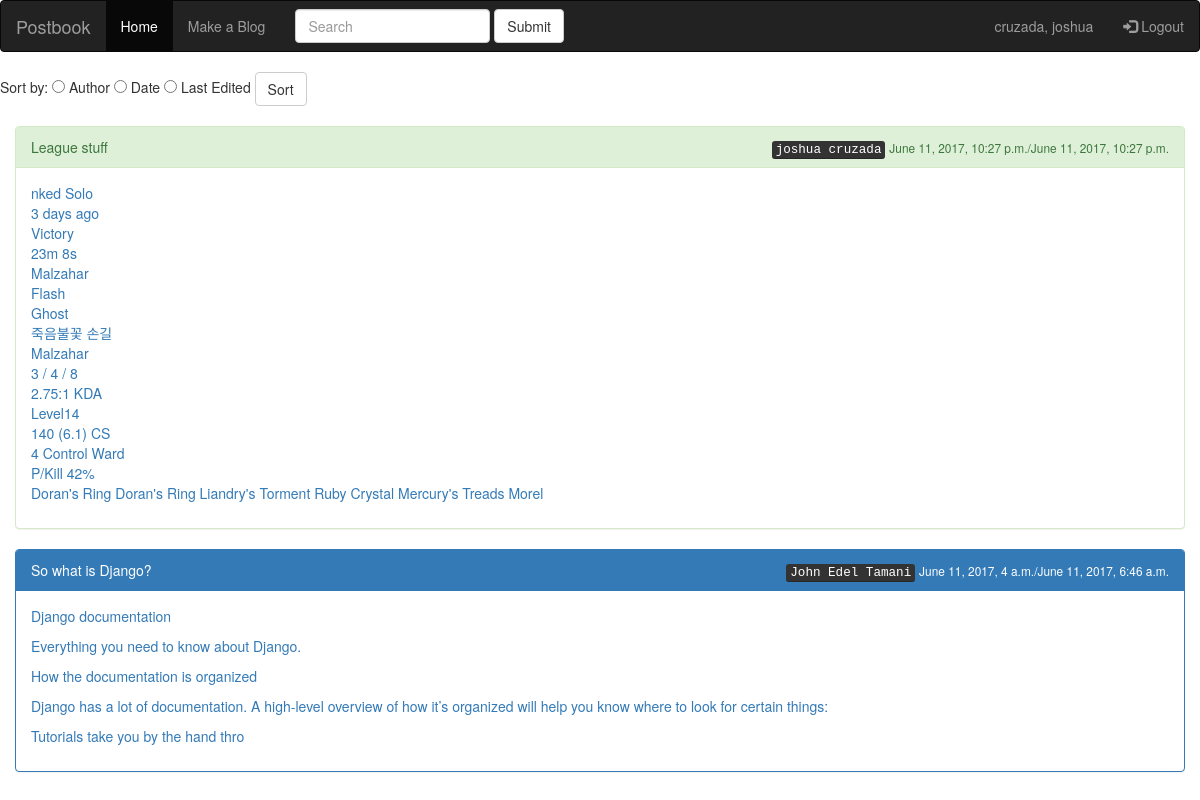
The page /blog/home (signed in) on the database as committed earlier.
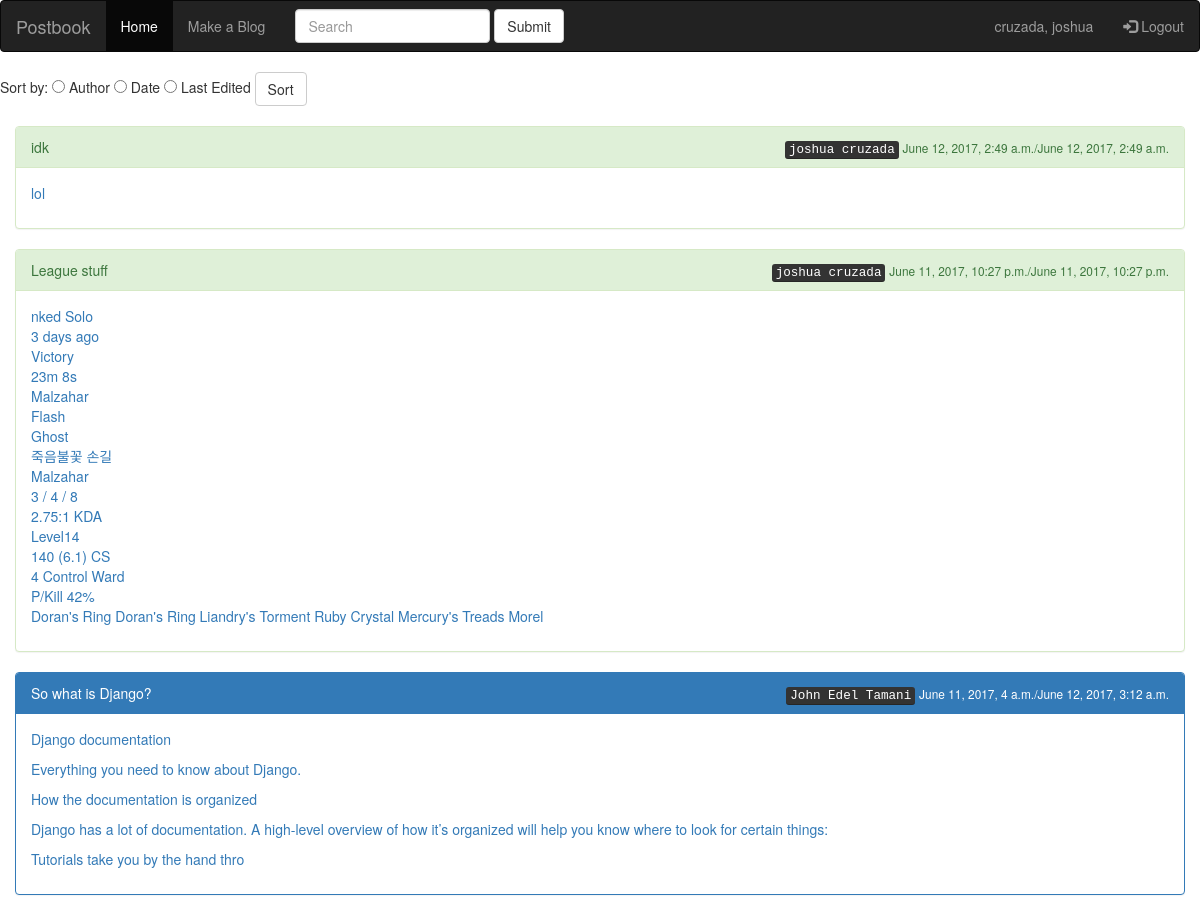
The same page on the database as committed later.
### blog/models.py (models this page shows, shortened)
class Post(models.Model):
    author = models.ForeignKey(Author, on_delete = models.CASCADE)
    cdate = models.DateTimeField(editable=False)
    edate = models.DateTimeField()
    title = models.CharField(max_length = 100)
    content = models.TextField()

class Author(models.Model):
    first_name = models.CharField(max_length=100)
    last_name = models.CharField(max_length=100)
    password = models.CharField(max_length=100)
    username = models.CharField(max_length=100, primary_key= True)

### blog/views.py (the view)
# urls.py: url(r'home', views.Home, name = 'home'),
def Home(request):
    posts = None
    postsa = None
    postsb = None
    postsc = None
    reversed = True
    print(request.session['username'])
    if(request.method == "POST"):
        posts = request.session['search']
        try:
            request.session['search'] = request.POST['filter']
        except:
            None
        posts = Post.objects.all()
        postsa = posts.filter(title__icontains=request.session['search'])
        postsb = posts.filter(author__first_name__icontains=request.session['search'])
        postsc = posts.filter(content__icontains=request.session['search'])
        posts = postsa | postsb | postsc
        try:
            if (request.POST['author'] == 'author'):
                posts = posts.order_by('author__first_name','author__last_name')
                reversed = False
        except:
            None
        try:
            if (request.POST['date'] == 'date'):
                posts = posts.order_by('cdate').order_by('cdate')
                reversed = False
        except:
            None
        try:
            if (request.POST['le'] == 'le'):
                posts = posts.order_by('edate').order_by('edate')
                reversed = True
        except:
            None
    else:
        request.session['search'] = ''
        posts = Post.objects.all()
    context = {
        'posts': posts,
        'user': Author.objects.get(username=request.session['username']),
        'reveresed': reversed,
    }
    return render(request, 'Posts.html', context)

### blog/templates/Posts.html (shortened to what this page needs)
{% extends 'base.html' %}
{% block homey %}<li class="active"><a href="/blog/home/">Home</a></li> {% endblock %}
{% block uname %}{{ user.last_name}}, {{ user.first_name }}{% endblock %}
{% block body %}
    <form action = "/blog/home" method = "POST">
    <div>
    Sort by:
      <input type="radio" name="author" value="author"> Author
      <input type="radio" name="date" value="date"> Date
        <input type="radio" name="le" value="le"> Last Edited
        <button type="submit" class="btn btn-default" display:inline-block>Sort</button>
    </div>
    <br>
    </form>
    {% if posts %}
        {% if reveresed == True%}
            {%  for post in posts reversed %}
             <a href = "/blog/{{ post.id }}/">
                <div class = "col-md-12">
                        {% if user.username == post.author.username %}
                            <div class="panel panel-success">
                        {% else %}
                            <div class="panel panel-primary">
                        {% endif %}
                        <div class="panel-heading"> {{ post.title|slice:":50" }} <span style = "float:right"><kbd>{{ post.author.first_name }} {{ post.author.last_name }}</kbd> <small>{{ post.cdate }}/{{ post.edate }}</small></span></div>
                        <div class="panel-body">{{ post.content|linebreaks|slice:":300" }}</div>
                         </div>
                </div>
            </a>
            {% endfor %}
        {% endif %}
    {% else %}
        <header> There are no posts yet on this site, Be the first to try it now!</header>
    {% endif %}
{% endblock %}

Rows that differ between the two databases and show on the page:
added Post: title "idk", author.first_name "joshua", author.last_name "cruzada", cdate "June 12, 2017, 2:49 a.m.", edate "June 12, 2017, 2:49 a.m.", content "lol"
changed Post "So what is Django?": edate "June 11, 2017, 6:46 a.m." → "June 12, 2017, 3:12 a.m."
